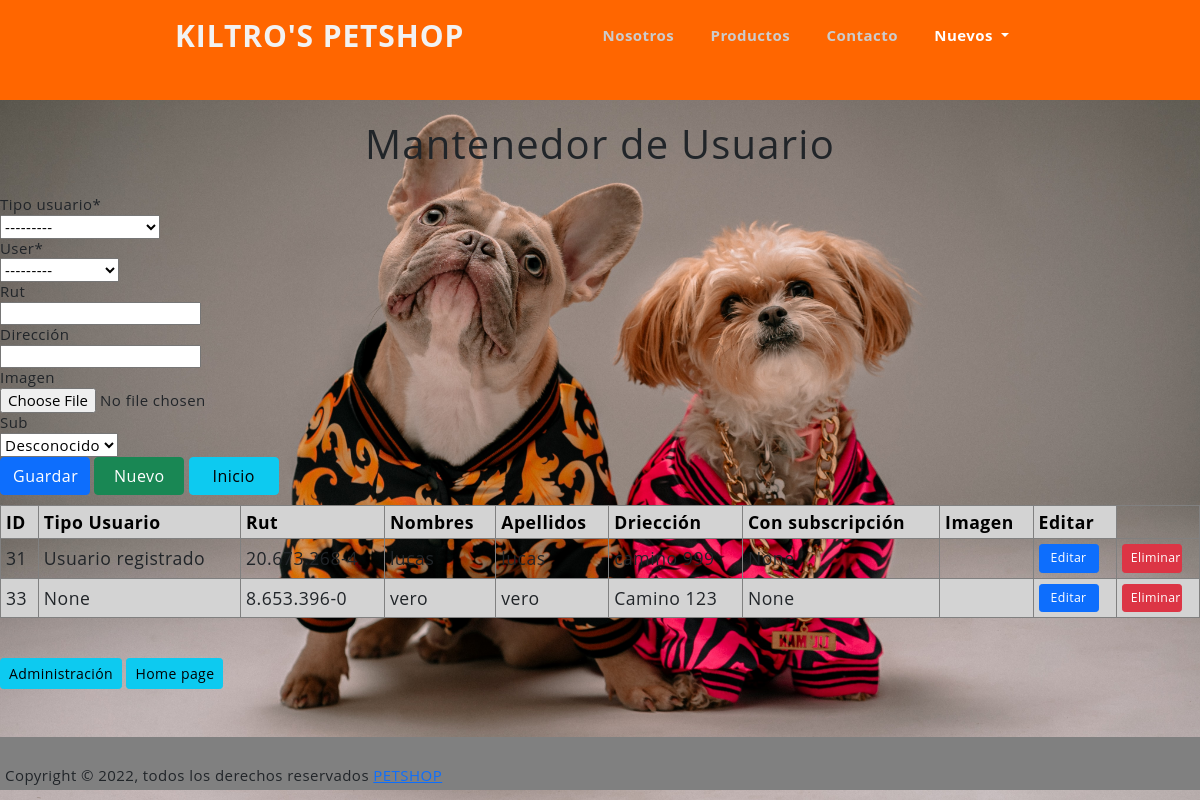
Screenshot of /Editusuario/ins/-1 with the database file from the repository.
### core/models.py (models this page shows, shortened)
class PerfilUsuario(models.Model):
    tipo_usuario = models.ForeignKey(Tipo_usuario, on_delete=models.DO_NOTHING, null= True)
    user = models.OneToOneField(User, on_delete=models.CASCADE)
    rut = models.CharField(max_length=80, blank=True, null=True, verbose_name="Rut")
    direccion = models.CharField(max_length=80, blank=True, null=True, verbose_name="Dirección")
    imagen = models.ImageField(upload_to="images/", default="sinfoto.jpg", null=True, blank=True, verbose_name="Imagen")
    sub = models.BooleanField(blank=True, null=True, verbose_name="sub")

class Tipo_usuario(models.Model):
    idTipo = models.IntegerField(primary_key=True, verbose_name="Id de tipo de usuario")
    nombreTipo = models.CharField(max_length=80, blank=False, null=False, verbose_name="Tipo de usuario")
    def __str__(self):
        return self.nombreTipo

### core/views.py (the view, shortened to what this page needs)
# urls.py: path('Editusuario/<action>/<id>', Editusuario, name='Editusuario'),
def Editusuario(request, action, id):
    data = {"mesg": "", "form": EditForm, "action": action, "id": id, "formsesion": IniciarSesionForm}
    if action == 'ins':
        if request.method == "POST":
            form = EditForm(request.POST, request.FILES)
            if form.is_valid:
                try:
                    form.save()
                    data["mesg"] = "¡El Usuario fue creado correctamente!"
                except:
                    data["mesg"] = "¡No se puede crear dos Usuarios con el mismo id!"
    data["list"] = PerfilUsuario.objects.all().order_by('user')
    return render(request, "core/Editusuario.html", data )

### core/templates/core/Editusuario.html (shortened to what this page needs)
{% extends 'core/base.html' %}
{% load static %}
{% block css %}
    <link rel="stylesheet" href="{% static 'core/css/forms.css' %}">
{% endblock %}
{% block content %}
{% load crispy_forms_tags %}
<body>
    <div class="">
        <div>
            <br>
            <h1 style="text-align: center !important;">
                Mantenedor de Usuario
            </h1>
            <br>
        <div>
        {% if form %}
        <form method="POST" action="" enctype="multipart/form-data" id="formulario">
            <div class="form-group">
                {% csrf_token %} {{ form | crispy }}
            </div>
            <input type="submit" class="btn btn-primary btnwidth" id="id_guardar" value="Guardar">
            <a class="btn btn-success btnwidth" href="{% url 'Editusuario' 'ins' -1%}">Nuevo</a>
            <a class="btn btn-info btnwidth" href="{% url 'index' %}">Inicio</a>
        </form>
        {% endif %}
        {% if list %}
        <table id="tabla_datos">
            <thead>
                <tr>
                    <th>ID</th>
                    <th>Tipo Usuario</th>
                    <th>Rut</th>
                    <th>Nombres</th>
                    <th>Apellidos</th>
                    <th>Driección</th>
                    <th>Con subscripción</th>
                    <th>Imagen</th>
                    <th>Editar</th>
                </tr>
            </thead>
            <tbody>
                {% for ve in list %}
                <tr>
                    <td>{{ ve.user.id }}</td>
                    <td>{{ ve.tipo_usuario }}</td>
                    <td>{{ ve.rut }}</td>
                    <td>{{ ve.user.first_name }}</td>
                    <td>{{ ve.user.last_name }}</td>
                    <td>{{ ve.direccion }}</td>
                    <td>{{ ve.sub }}</td>
                    <td>{{ ve.imagen }}</td>
                    <td><a href="{% url 'Editusuario' 'upd' ve.user.id %}"
                        class="btn btn-primary btn-sm boton_chico">Editar</a></td>
                    <td><a href="{% url 'Editusuario' 'del' ve.user.id %}"
                        class="btn btn-danger btn-sm boton_chico">Eliminar</a></td>
                </tr>
                {% endfor %}
            </tbody>
        </table>
        {% endif %}
        <br>
        <a href="http://127.0.0.1:8000/admin" class="btn btn-info btn-sm">Administración</a>
        <a href="{% url 'index' %}" class="btn btn-info btn-sm">Home page</a>
    </div>
{% endblock content %}

### core/static/core/css/style.css (style rules this page uses)
* { margin: 0; padding: 0; box-sizing: border-box; font-family: sans-serif; letter-spacing: 0.03em; line-height: 1.3; }
body { margin: 0; padding: 0; background: url(../img/background.jpg) no-repeat center top; background-size: cover; font-family: sans-serif; height: 100vh; }
* { margin: 0; padding: 0; box-sizing: border-box; font-family: 'Open sans'; }
body { background-image: url(img/header1.jpg); background-position: center center; background-repeat: no-repeat; background-size: cover; background-attachment: fixed; font-size: 15px; }
body { margin: 0; font-family: sans-serif; }
table { width: 100%; border-collapse: collapse; font-size: 1.1rem; }
th,td { padding: 15px; text-align: left; border-bottom: 1px solid #d3d3d3; }

### core/static/core/css/forms.css (style rules this page uses)
#formulario label { width: 150px; }
.btnwidth { width: 90px; }
#tabla_datos { width: 100%; margin: auto; border-collapse: collapse; border: 1px solid gray; margin-top: 10px; margin-bottom: 20px; }
#tabla_datos th, td { border: 1px solid gray; padding: 5px; }
#tabla_datos th { background-color: lightgray; color: black; }
#tabla_datos tr:nth-child(even) { background-color: lightgray; }
.boton_chico { font-size: 0.7em; width: 60px; }

### rows the page displays
PerfilUsuario: user.id "31", tipo_usuario "Usuario registrado", rut "20.673.268-4", user.first_name "lucas", user.last_name "lucas", direccion "camino 999", sub "None"
PerfilUsuario: user.id "33", tipo_usuario "None", rut "8.653.396-0", user.first_name "vero", user.last_name "vero", direccion "Camino 123", sub "None"
